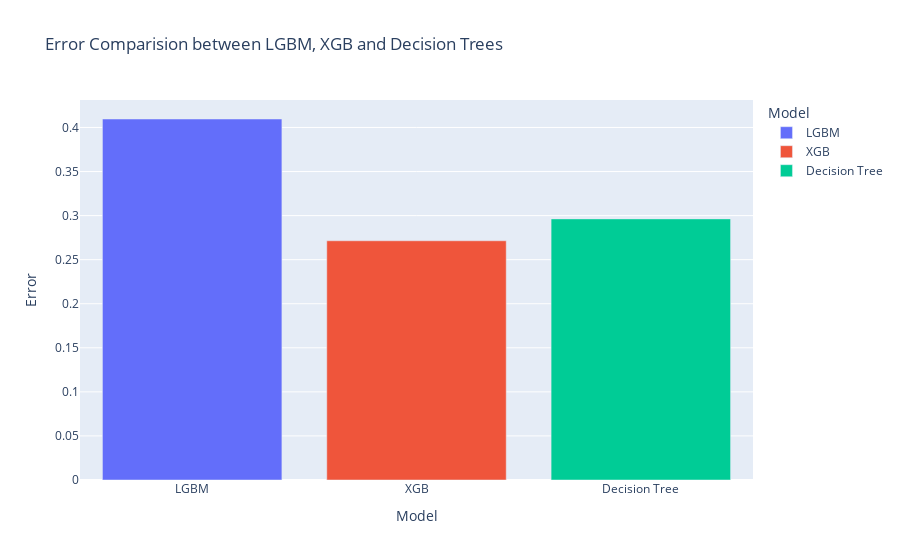

Notebook code for this chart:
### Markdown cell above
#### Overall Model Error comparision

### Code cell
light_gbm_df = pd.read_parquet("C:/Users/felsp/Documents/Studium/Master/Forecasting/ForecastingUniProject/results/prediction_dfs/prediction_LGBMRegressor_2024-03-11_00-06-38.parquet")
light_gbm_df.loc[light_gbm_df["LGBMRegressor"] < 0, "LGBMRegressor"] = 0
lgbm_error = mean_squared_log_error(light_gbm_df['y'], light_gbm_df["LGBMRegressor"])

xgb_df = pd.read_parquet("C:/Users/felsp/Documents/Studium/Master/Forecasting/ForecastingUniProject/results/prediction_dfs/prediction_XGBRegressor_2024-03-12_01-23-53.parquet")
xgb_df.loc[xgb_df["XGBRegressor"] < 0, "XGBRegressor"] = 0
xgb_error = mean_squared_log_error(xgb_df['y'], xgb_df["XGBRegressor"])

decision_tree_df = pd.read_parquet("C:/Users/felsp/Documents/Studium/Master/Forecasting/ForecastingUniProject/results/prediction_dfs/prediction_DecisionTreeRegressor_2024-03-11_18-04-50.parquet")
decision_tree_error = mean_squared_log_error(decision_tree_df['y'], decision_tree_df["DecisionTreeRegressor"])

error_comp = pd.DataFrame({"Model": ["LGBM", "XGB", "Decision Tree"], "Error": [lgbm_error, xgb_error, decision_tree_error]})

fig_error_comp = px.bar(error_comp, x="Model", y="Error", title="Error Comparision between LGBM, XGB and Decision Trees", color = "Model")
fig_error_comp.show()

### Figure 1 — Plotly figure (JSON) as saved in the notebook; plotly's stock layout.template omitted (floating-point values rounded to 4 significant figures)
{"data": [{"alignmentgroup": "True", "hovertemplate": "Model=%{x}<br>Error=%{y}<extra></extra>", "legendgroup": "LGBM", "marker": {"color": "#636efa", "pattern": {"shape": ""}}, "name": "LGBM", "offsetgroup": "LGBM", "orientation": "v", "showlegend": true, "textposition": "auto", "type": "bar", "x": ["LGBM"], "xaxis": "x", "y": [0.4096], "yaxis": "y"}, {"alignmentgroup": "True", "hovertemplate": "Model=%{x}<br>Error=%{y}<extra></extra>", "legendgroup": "XGB", "marker": {"color": "#EF553B", "pattern": {"shape": ""}}, "name": "XGB", "offsetgroup": "XGB", "orientation": "v", "showlegend": true, "textposition": "auto", "type": "bar", "x": ["XGB"], "xaxis": "x", "y": [0.2714], "yaxis": "y"}, {"alignmentgroup": "True", "hovertemplate": "Model=%{x}<br>Error=%{y}<extra></extra>", "legendgroup": "Decision Tree", "marker": {"color": "#00cc96", "pattern": {"shape": ""}}, "name": "Decision Tree", "offsetgroup": "Decision Tree", "orientation": "v", "showlegend": true, "textposition": "auto", "type": "bar", "x": ["Decision Tree"], "xaxis": "x", "y": [0.2963], "yaxis": "y"}], "layout": {"barmode": "relative", "legend": {"title": {"text": "Model"}, "tracegroupgap": 0}, "title": {"text": "Error Comparision between LGBM, XGB and Decision Trees"}, "xaxis": {"anchor": "y", "categoryarray": ["LGBM", "XGB", "Decision Tree"], "categoryorder": "array", "domain": [0, 1], "title": {"text": "Model"}}, "yaxis": {"anchor": "x", "domain": [0, 1], "title": {"text": "Error"}}}}
